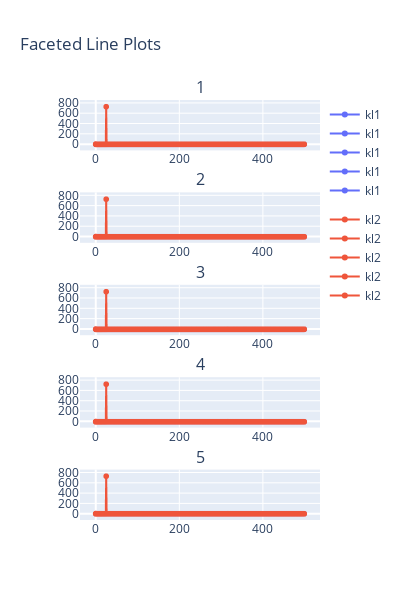

Notebook cell for this chart:
### Code cell
import plotly.subplots as sp
import plotly.graph_objects as go
import pandas as pd
import plotly.express as px

df = main_res

# Get unique categories
id = df['id'].unique()
# Create a subplot grid
fig = sp.make_subplots(rows=len(id), cols=1, subplot_titles=["1", "2", "3", "4", "5"])

# Populate each subplot
for i, idx in enumerate(id):
    subset = df[df['id'] == idx]
    print(subset)
    single_fig = px.line(df, x='t', y=['kl1', 'kl2'], labels={'kl1': 'kl1', 'kl2': 'kl2'}, markers=True)
    single_fig.update_layout(
    xaxis_title='t',
    yaxis_title='Value',
    legend_title='Legend',
    )


    for trace in single_fig.data:
        fig.add_trace(trace, row=i + 1, col=1)

# Update subplot layout (optional)
fig.update_layout(
    title='Faceted Line Plots',
    showlegend=True,
    height=600,
    width=400,
)

# Show the plot
fig.show()

### Figure 1 — Plotly figure (JSON) as saved in the notebook; plotly's stock layout.template omitted (floating-point values rounded to 4 significant figures; data arrays with more than 128 entries replaced by an {"elided": "..."} marker saying what was removed)
{"data": [{"hovertemplate": "variable=kl1<br>t=%{x}<br>value=%{y}<extra></extra>", "legendgroup": "kl1", "line": {"color": "#636efa", "dash": "solid"}, "marker": {"symbol": "circle"}, "mode": "markers+lines", "name": "kl1", "showlegend": true, "type": "scattergl", "x": {"elided": "2500 int values"}, "xaxis": "x", "y": {"elided": "2500 float values"}, "yaxis": "y"}, {"hovertemplate": "variable=kl2<br>t=%{x}<br>value=%{y}<extra></extra>", "legendgroup": "kl2", "line": {"color": "#EF553B", "dash": "solid"}, "marker": {"symbol": "circle"}, "mode": "markers+lines", "name": "kl2", "showlegend": true, "type": "scattergl", "x": {"elided": "2500 int values"}, "xaxis": "x", "y": {"elided": "2500 float values"}, "yaxis": "y"}, {"hovertemplate": "variable=kl1<br>t=%{x}<br>value=%{y}<extra></extra>", "legendgroup": "kl1", "line": {"color": "#636efa", "dash": "solid"}, "marker": {"symbol": "circle"}, "mode": "markers+lines", "name": "kl1", "showlegend": true, "type": "scattergl", "x": {"elided": "2500 int values"}, "xaxis": "x2", "y": {"elided": "2500 float values"}, "yaxis": "y2"}, {"hovertemplate": "variable=kl2<br>t=%{x}<br>value=%{y}<extra></extra>", "legendgroup": "kl2", "line": {"color": "#EF553B", "dash": "solid"}, "marker": {"symbol": "circle"}, "mode": "markers+lines", "name": "kl2", "showlegend": true, "type": "scattergl", "x": {"elided": "2500 int values"}, "xaxis": "x2", "y": {"elided": "2500 float values"}, "yaxis": "y2"}, {"hovertemplate": "variable=kl1<br>t=%{x}<br>value=%{y}<extra></extra>", "legendgroup": "kl1", "line": {"color": "#636efa", "dash": "solid"}, "marker": {"symbol": "circle"}, "mode": "markers+lines", "name": "kl1", "showlegend": true, "type": "scattergl", "x": {"elided": "2500 int values"}, "xaxis": "x3", "y": {"elided": "2500 float values"}, "yaxis": "y3"}, {"hovertemplate": "variable=kl2<br>t=%{x}<br>value=%{y}<extra></extra>", "legendgroup": "kl2", "line": {"color": "#EF553B", "dash": "solid"}, "marker": {"symbol": "circle"}, "mode": "markers+lines", "name": "kl2", "showlegend": true, "type": "scattergl", "x": {"elided": "2500 int values"}, "xaxis": "x3", "y": {"elided": "2500 float values"}, "yaxis": "y3"}, {"hovertemplate": "variable=kl1<br>t=%{x}<br>value=%{y}<extra></extra>", "legendgroup": "kl1", "line": {"color": "#636efa", "dash": "solid"}, "marker": {"symbol": "circle"}, "mode": "markers+lines", "name": "kl1", "showlegend": true, "type": "scattergl", "x": {"elided": "2500 int values"}, "xaxis": "x4", "y": {"elided": "2500 float values"}, "yaxis": "y4"}, {"hovertemplate": "variable=kl2<br>t=%{x}<br>value=%{y}<extra></extra>", "legendgroup": "kl2", "line": {"color": "#EF553B", "dash": "solid"}, "marker": {"symbol": "circle"}, "mode": "markers+lines", "name": "kl2", "showlegend": true, "type": "scattergl", "x": {"elided": "2500 int values"}, "xaxis": "x4", "y": {"elided": "2500 float values"}, "yaxis": "y4"}, {"hovertemplate": "variable=kl1<br>t=%{x}<br>value=%{y}<extra></extra>", "legendgroup": "kl1", "line": {"color": "#636efa", "dash": "solid"}, "marker": {"symbol": "circle"}, "mode": "markers+lines", "name": "kl1", "showlegend": true, "type": "scattergl", "x": {"elided": "2500 int values"}, "xaxis": "x5", "y": {"elided": "2500 float values"}, "yaxis": "y5"}, {"hovertemplate": "variable=kl2<br>t=%{x}<br>value=%{y}<extra></extra>", "legendgroup": "kl2", "line": {"color": "#EF553B", "dash": "solid"}, "marker": {"symbol": "circle"}, "mode": "markers+lines", "name": "kl2", "showlegend": true, "type": "scattergl", "x": {"elided": "2500 int values"}, "xaxis": "x5", "y": {"elided": "2500 float values"}, "yaxis": "y5"}], "layout": {"annotations": [{"font": {"size": 16}, "showarrow": false, "text": "1", "x": 0.5, "xanchor": "center", "xref": "paper", "y": 1, "yanchor": "bottom", "yref": "paper"}, {"font": {"size": 16}, "showarrow": false, "text": "2", "x": 0.5, "xanchor": "center", "xref": "paper", "y": 0.78, "yanchor": "bottom", "yref": "paper"}, {"font": {"size": 16}, "showarrow": false, "text": "3", "x": 0.5, "xanchor": "center", "xref": "paper", "y": 0.56, "yanchor": "bottom", "yref": "paper"}, {"font": {"size": 16}, "showarrow": false, "text": "4", "x": 0.5, "xanchor": "center", "xref": "paper", "y": 0.34, "yanchor": "bottom", "yref": "paper"}, {"font": {"size": 16}, "showarrow": false, "text": "5", "x": 0.5, "xanchor": "center", "xref": "paper", "y": 0.12, "yanchor": "bottom", "yref": "paper"}], "height": 600, "showlegend": true, "title": {"text": "Faceted Line Plots"}, "width": 400, "xaxis": {"anchor": "y", "domain": [0, 1]}, "xaxis2": {"anchor": "y2", "domain": [0, 1]}, "xaxis3": {"anchor": "y3", "domain": [0, 1]}, "xaxis4": {"anchor": "y4", "domain": [0, 1]}, "xaxis5": {"anchor": "y5", "domain": [0, 1]}, "yaxis": {"anchor": "x", "domain": [0.88, 1]}, "yaxis2": {"anchor": "x2", "domain": [0.66, 0.78]}, "yaxis3": {"anchor": "x3", "domain": [0.44, 0.56]}, "yaxis4": {"anchor": "x4", "domain": [0.22, 0.34]}, "yaxis5": {"anchor": "x5", "domain": [0, 0.12]}}}
